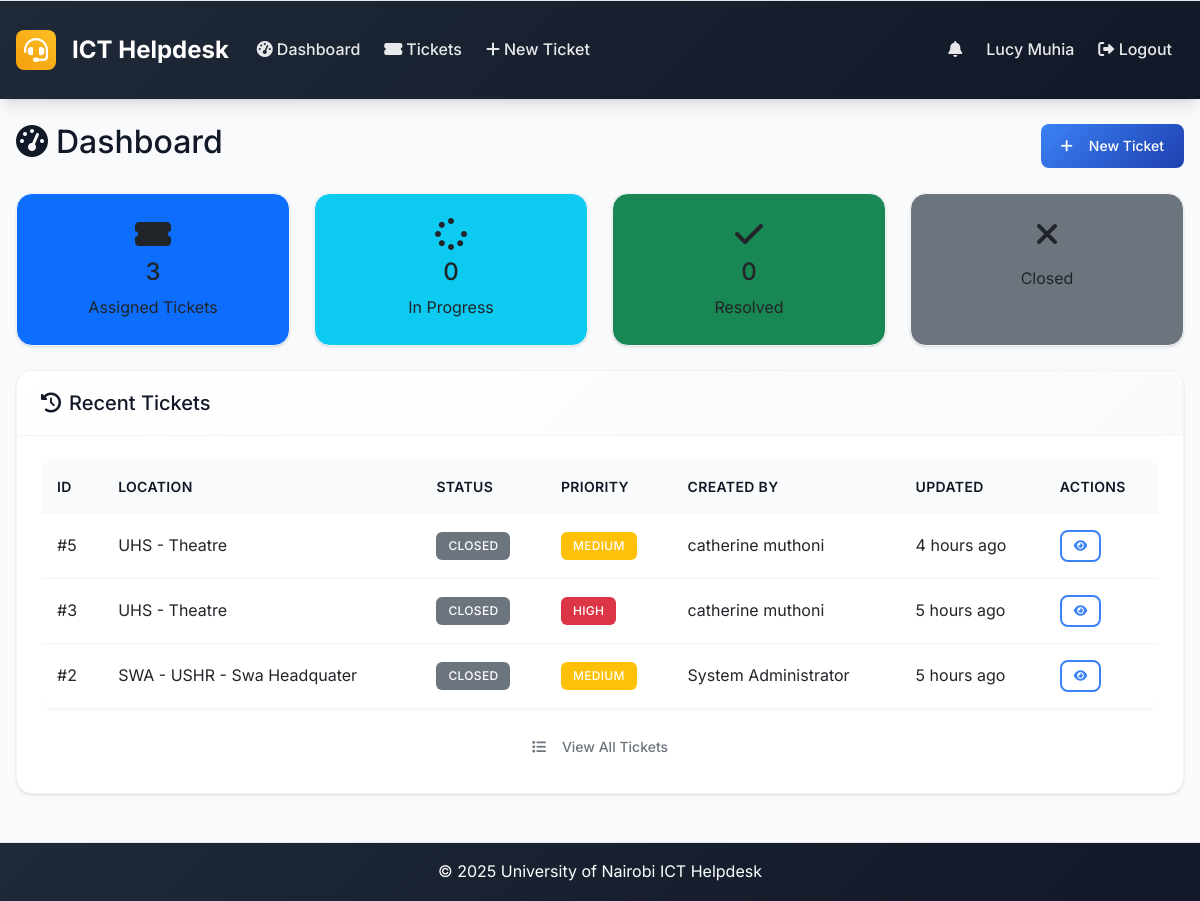
/dashboard (signed in), run on an earlier commit of the app's database.
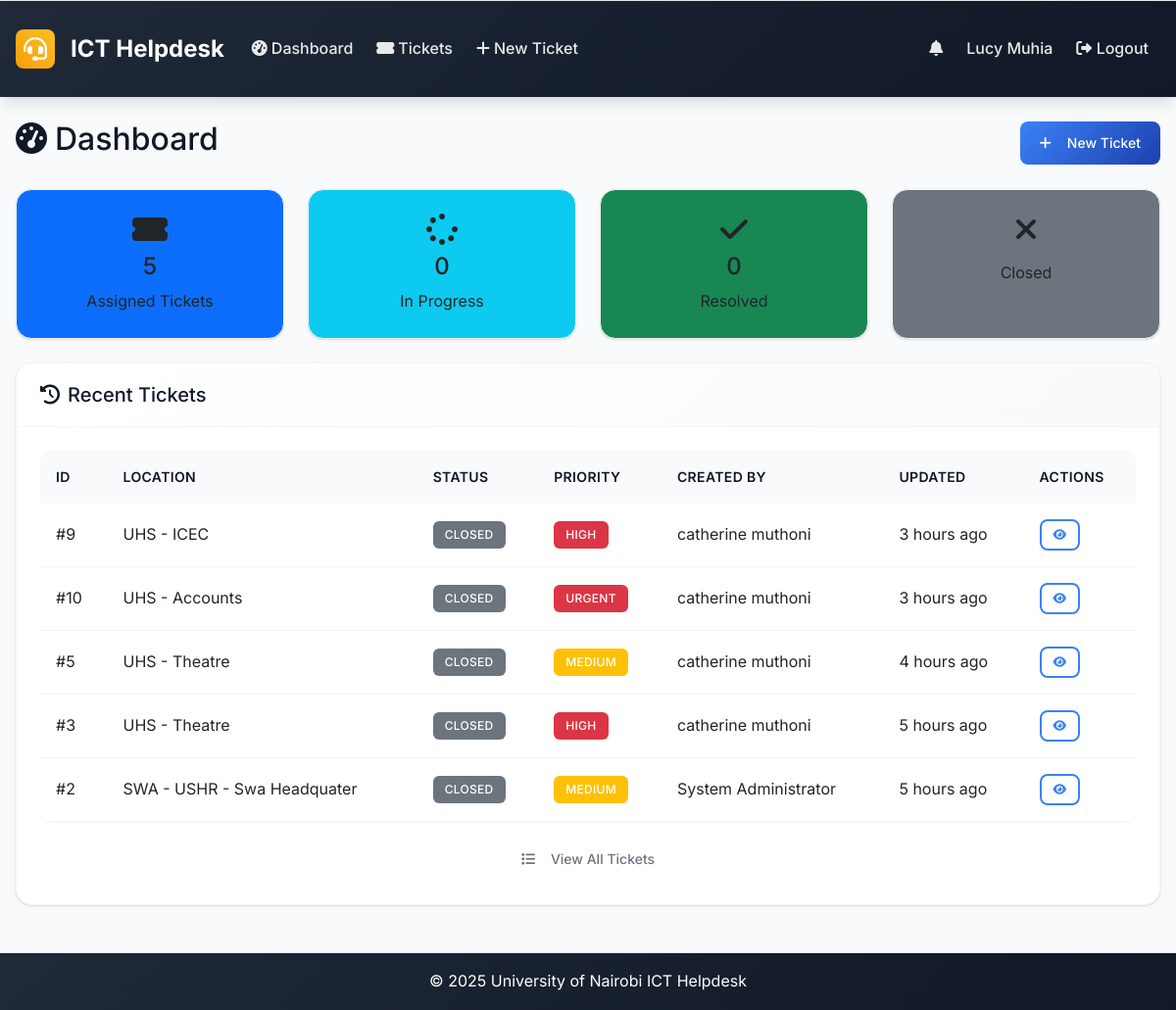
And on a later commit of the database.
### models.py (models this page shows, shortened)
class Ticket(db.Model):
    id = db.Column(db.Integer, primary_key=True)
    location = db.Column(db.String(200), nullable=False)
    description = db.Column(Text, nullable=False)
    status = db.Column(db.String(20), nullable=False, default='open')  # open, in_progress, resolved, closed
    priority = db.Column(db.String(20), nullable=False, default='medium')  # low, medium, high, urgent
    created_at = db.Column(db.DateTime, default=datetime.utcnow)
    updated_at = db.Column(db.DateTime, default=datetime.utcnow, onupdate=datetime.utcnow)
    closed_at = db.Column(db.DateTime)
    closed_by_id = db.Column(db.Integer, db.ForeignKey('user.id'), nullable=True)
    due_date = db.Column(db.DateTime, nullable=True)
    created_by_id = db.Column(db.Integer, db.ForeignKey('user.id'), nullable=True)
    category_id = db.Column(db.Integer, db.ForeignKey('category.id'))
    comments = db.relationship('Comment', backref='ticket', lazy='dynamic', cascade='all, delete-orphan')
    attachments = db.relationship('Attachment', backref='ticket', lazy='dynamic', cascade='all, delete-orphan')
    assignees = db.relationship('User', secondary=ticket_assignees, back_populates='assigned_tickets', lazy='selectin')
    closed_by = db.relationship('User', foreign_keys=[closed_by_id], backref='closed_tickets')

class User(UserMixin, db.Model):
    id = db.Column(db.Integer, primary_key=True)
    username = db.Column(db.String(64), unique=True, nullable=False)
    email = db.Column(db.String(120), unique=True, nullable=False)
    password_hash = db.Column(db.String(256), nullable=False)
    full_name = db.Column(db.String(100), nullable=False)
    role = db.Column(db.String(20), nullable=False, default='user')  # admin, intern, user
    created_at = db.Column(db.DateTime, default=datetime.utcnow)
    is_active = db.Column(db.Boolean, default=True)
    is_verified = db.Column(db.Boolean, default=False)
    verification_token = db.Column(db.String(128), nullable=True)
    tickets_created = db.relationship('Ticket', foreign_keys='Ticket.created_by_id', backref='creator', lazy='dynamic')
    assigned_tickets = db.relationship('Ticket', secondary='ticket_assignees', back_populates='assignees', lazy='selectin')
    comments = db.relationship('Comment', backref='author', lazy='dynamic')

### routes.py (the view)
@app.route('/dashboard')
@login_required
def dashboard():
    if current_user.role == 'admin':
        return redirect(url_for('admin_dashboard'))
    stats = get_dashboard_stats(current_user)
    recent_tickets = Ticket.query.join(Ticket.assignees).filter(User.id == current_user.id).order_by(desc(Ticket.updated_at)).limit(5).all()
    return render_template('dashboard.html', stats=stats, recent_tickets=recent_tickets)

### app.py (called while the page is built)
@login_manager.user_loader
def load_user(user_id):
    from models import User
    return User.query.get(int(user_id))

@app.context_processor
def inject_now():
    return {'now': datetime.utcnow}

### routes.py (called while the page is built)
@app.context_processor
def inject_datetime():
    return dict(datetime=datetime)

### utils.py (called while the page is built)
def get_priority_badge_class(priority):
    classes = {
        'low': 'bg-secondary',
        'medium': 'bg-warning',
        'high': 'bg-danger',
        'urgent': 'bg-danger'
    }
    return classes.get(priority, 'bg-secondary')

def get_status_badge_class(status):
    classes = {
        'open': 'bg-primary',
        'in_progress': 'bg-warning',
        'resolved': 'bg-success',
        'closed': 'bg-secondary'
    }
    return classes.get(status, 'bg-secondary')

### templates/dashboard.html (shortened to what the changed rows need)
{% extends "base.html" %}
{% block content %}
<div class="d-flex justify-content-between align-items-center mb-4">
    <h2><i class="fas fa-tachometer-alt me-2"></i>Dashboard</h2>
</div>
<div class="row mb-4">
    {% if current_user.role == 'intern' %}
        <div class="col-md-3">
            <a href="{{ url_for('tickets_list', status='assigned') }}" class="text-decoration-none">
                <div class="card bg-primary h-100">
                    <div class="card-body text-center">
                        <i class="fas fa-ticket-alt fa-2x mb-2"></i>
                        <h4>{{ stats.assigned_tickets }}</h4>
                        <p class="mb-0">Assigned Tickets</p>
                    </div>
                </div>
            </a>
        </div>
        <div class="col-md-3">
            <a href="{{ url_for('tickets_list', status='in_progress') }}" class="text-decoration-none">
                <div class="card bg-info h-100">
                    <div class="card-body text-center">
                        <i class="fas fa-spinner fa-2x mb-2"></i>
                        <h4>{{ stats.my_in_progress }}</h4>
                        <p class="mb-0">In Progress</p>
                    </div>
                </div>
            </a>
        </div>
        <div class="col-md-3">
            <a href="{{ url_for('tickets_list', status='resolved') }}" class="text-decoration-none">
                <div class="card bg-success h-100">
                    <div class="card-body text-center">
                        <i class="fas fa-check fa-2x mb-2"></i>
                        <h4>{{ stats.my_resolved }}</h4>
                        <p class="mb-0">Resolved</p>
                    </div>
                </div>
            </a>
        </div>
        <div class="col-md-3">
            <a href="{{ url_for('tickets_list', status='closed') }}" class="text-decoration-none">
                <div class="card bg-secondary h-100">
                    <div class="card-body text-center">
                        <i class="fas fa-times fa-2x mb-2"></i>
                        <p class="mb-0">Closed</p>
                    </div>
                </div>
            </a>
        </div>
    {% endif %}
</div>
<div class="card">
    <div class="card-body">
        {% if recent_tickets %}
            <div class="table-responsive">
                <table class="table table-hover">
                    <thead>
                        <tr>
                            <th>ID</th>
                            <th>Location</th>
                            <th>Status</th>
                            <th>Priority</th>
                            {% if current_user.role == 'intern' %}
                            <th>Created By</th>
                            {% else %}
                            <th>Assigned To</th>
                            {% endif %}
                            <th>Updated</th>
                            <th>Actions</th>
                        </tr>
                    </thead>
                    <tbody>
                        {% for ticket in recent_tickets %}
                        <tr>
                            <td>#{{ ticket.id }}</td>
                            <td>{{ ticket.location[:50] }}{% if ticket.location and ticket.location|length > 50 %}...{% endif %}</td>
                            <td>
                                <span class="badge {{ ticket.status|status_badge }}">
                                    {{ ticket.status.replace('_', ' ').title() }}
                                </span>
                            </td>
                            <td>
                                <span class="badge {{ ticket.priority|priority_badge }}">
                                    {{ ticket.priority.title() }}
                                </span>
                            </td>
                            {% if current_user.role == 'intern' %}
                            <td>{{ ticket.creator.full_name }}</td>
                            {% endif %}
                            <td>{{ ticket.updated_at|time_ago }}</td>
                            <td>
                                <a href="{{ url_for('ticket_detail', id=ticket.id) }}" class="btn btn-sm btn-outline-primary">
                                    <i class="fas fa-eye"></i>
                                </a>
                            </td>
                        </tr>
                        {% endfor %}
                    </tbody>
                </table>
            </div>
        {% endif %}
    </div>
</div>
{% endblock %}

What changed in the data, as far as the page shows it:
now on this page (row edited): Ticket: id "9", location "UHS - ICEC", status.replace "CLOSED", priority "HIGH", creator.full_name "catherine muthoni", updated_at "3 hours ago"
now on this page (row edited): Ticket: id "10", location "UHS - Accounts", status.replace "CLOSED", priority "URGENT", creator.full_name "catherine muthoni", updated_at "3 hours ago"
Also different on the page:
{{ stats.assigned_tickets }}: "3" → "5"
